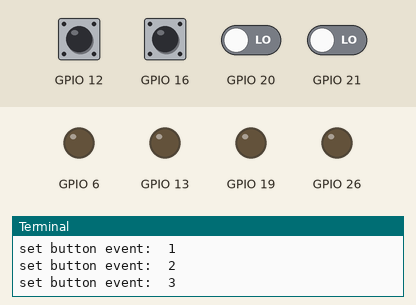
Recording of a program running on a simulated Raspberry Pi (BCM pin numbers). On the bench: output pins drawn as LEDs (lit = HIGH), the last lines printed to the terminal. The test bench sets the inputs (shaded band); at power-on: GPIO 12, GPIO 16, GPIO 20, GPIO 21 LOW.

Above: at 1.2 s.
1.3 s: GPIO 12 pulled HIGH for 0.15 s
At 2.4 s:
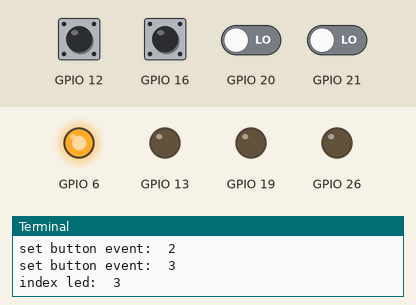
2.9 s: GPIO 12 pulled HIGH for 1 s
At 3.6 s:
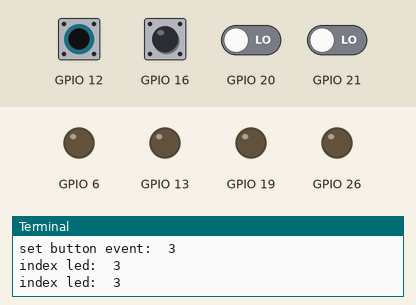
5.4 s: GPIO 16 pulled HIGH for 0.15 s
At 6.7 s:
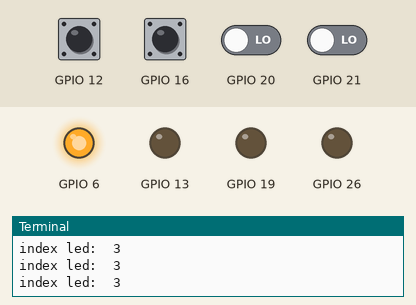
Timing chart, 0 to 8.4 s (numbered marks = the images above; inputs shaded):
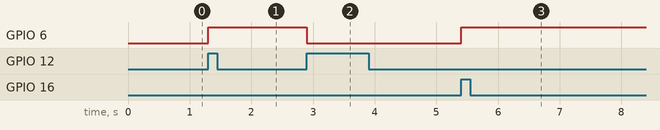

Measured:
- after the input at 1.3 s, GPIO 6: LOW → HIGH at once
- after the input at 2.9 s, GPIO 6: HIGH → LOW at once
- after the input at 5.4 s, GPIO 6: LOW → HIGH at once

The program:

main.py
```python
#########################################################
#  Wesley Vercoutere                                    #
#  CVO Focus                                            #
#  Deel 2: INTEGRATIE EN COMMUNICATIE MET RASPBERRY PI  #
#  Opdracht 2: IO met PCF8574                           #
#                                                       #
#  v0.1.0: start                                        #
#  v0.1.1: add interrupt                                #
#  v0.1.2: add classes DigitalInput, DigitalOutput      #
#       Zonder pcf8574 IO                               #
#########################################################

"""
    Drukknop Pi 1 	    : GPIO 21
    Drukknop Pi 2 	    : GPIO 20
    Drukknop Pi 3 	    : GPIO 16
    Drukknop Pi 4 	    : GPIO 12
    Led Pi Red 	        : GPIO 26
    Led Pi Green 	    : GPIO 19
    Led Pi Blue 	    : GPIO 13
    Led Pi Yellow 	    : GPIO 6

    Om de opbouw duidelijk te maken is de pcf8574 io uit deze versie weg gelaten
    Deze wordt opnieuw toegevoegd in V0.1.3
"""

import RPi.GPIO as GPIO

from hardware.DigitalInput import DigitalInput
from hardware.DigitalOutput import DigitalOutput


class Main:

    def __init__(self):
        self._setup()

        # self._ledRed = DigitalOutput(26)
        # self._ledGreen = DigitalOutput(19)
        # self._ledBlue = DigitalOutput(13)
        # self._ledYellow = DigitalOutput(6)
        self._leds = (DigitalOutput(26), DigitalOutput(19), DigitalOutput(13), DigitalOutput(6))

        # self._btn1 = DigitalInput(21)
        # self._btn2 = DigitalInput(20)
        # self._btn3 = DigitalInput(16)
        # self._btn4 = DigitalInput(12)
        self._buttons = (DigitalInput(21), DigitalInput(20), DigitalInput(16), DigitalInput(12))

        self._initCallbacks()
        self._loop()

    def _setup(self):
        GPIO.setwarnings(False)
        GPIO.setmode(GPIO.BCM)

    def _initCallbacks(self):
        for i in range(len(self._buttons)):
            print("set button event: ", i)
            self._buttons[i].setEvent(edge=GPIO.RISING, callback=lambda x: self._toggleLed(i), bouncetime=200)

        # self._btn1.setEvent(edge=GPIO.RISING, callback=lambda _: self._ledRed.toggle(), bouncetime=200)
        # self._btn2.setEvent(edge=GPIO.RISING, callback=lambda _: self._ledGreen.toggle(), bouncetime=200)
        # self._btn3.setEvent(edge=GPIO.RISING, callback=lambda _: self._ledBlue.toggle(), bouncetime=200)
        # self._btn4.setEvent(edge=GPIO.RISING, callback=lambda _: self._ledYellow.toggle(), bouncetime=200)

    def _toggleLed(self, index):
        print("index led: ", index)
        self._leds[index].toggle()

    def _loop(self):
        while True:
            pass


if __name__ == '__main__':
    Main()
```

DigitalInput.py
```python
import RPi.GPIO as GPIO


class DigitalInput:

    def __init__(self, pin):
        self.pin = pin
        GPIO.setup(self.pin, GPIO.IN, pull_up_down=GPIO.PUD_DOWN)

    def getRawValue(self):
        return GPIO.input(self.pin)

    def clearEvent(self):
        GPIO.remove_event_detect(self.pin)

    def setEvent(self, edge, callback, bouncetime):
        GPIO.add_event_detect(self.pin, edge, callback=callback, bouncetime=bouncetime)
```

DigitalOutput.py
```python
import RPi.GPIO as GPIO


class DigitalOutput:

    def __init__(self, pin):
        self.pin = pin
        GPIO.setup(self.pin, GPIO.OUT, initial=GPIO.LOW)

    def getValue(self):
        return GPIO.input(self.pin)

    def setOutput(self, state):
        GPIO.output(self.pin, state)

    def toggle(self):
        GPIO.output(self.pin, not GPIO.input(self.pin))
```
